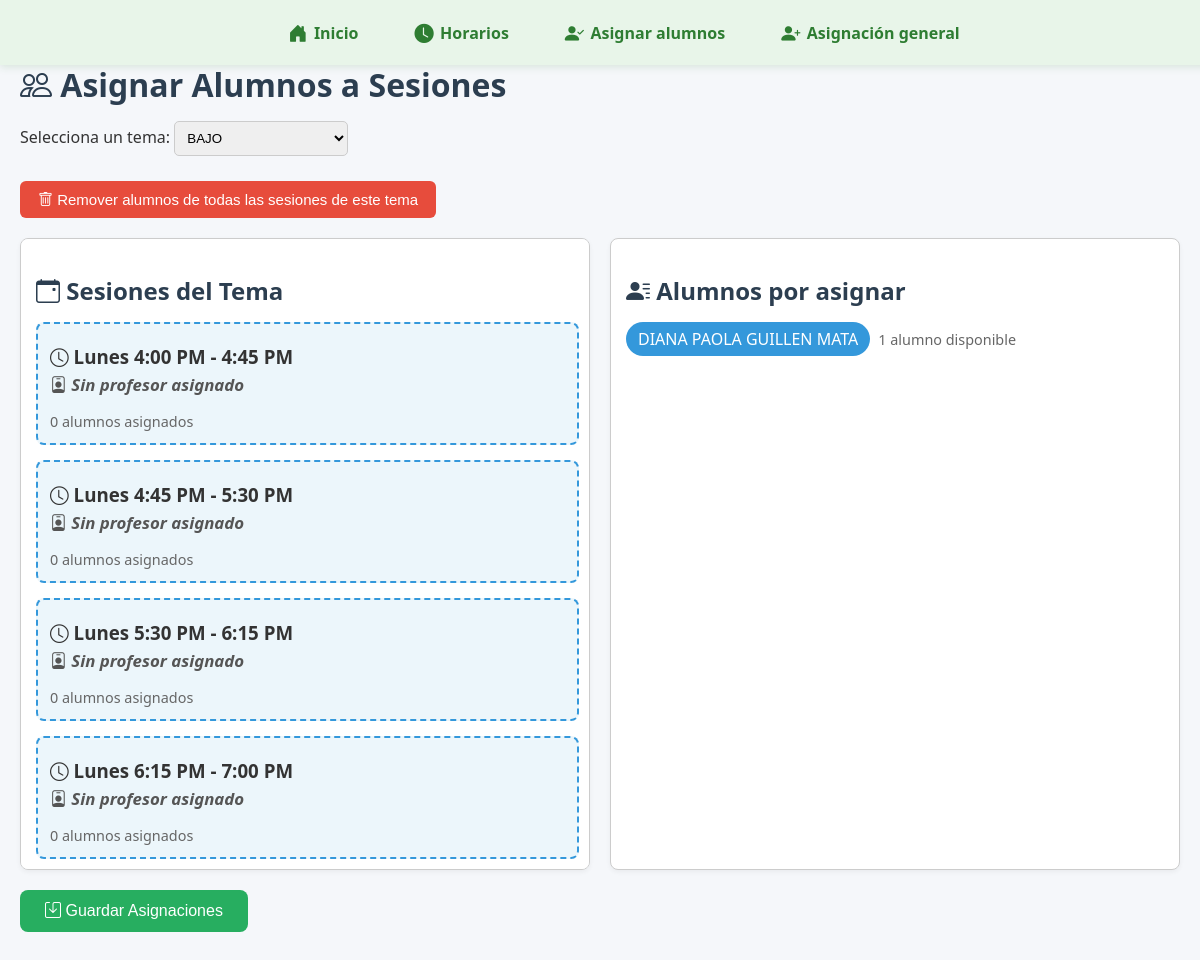
Page /asignar_alumnos_a_sesiones.php on the committed database.
### tables this page shows
CREATE TABLE `horarios` (
  `id` int(11) NOT NULL AUTO_INCREMENT,
  `tema_id` int(11) NOT NULL,
  `dia_semana` enum('Lunes','Martes','Miércoles','Jueves','Viernes','Sábado','Domingo') NOT NULL,
  `hora_inicio` time NOT NULL,
  `hora_fin` time NOT NULL,
  PRIMARY KEY (`id`),
  KEY `tema_id` (`tema_id`),
  KEY `idx_horarios_dia_tema` (`dia_semana`,`tema_id`),
  CONSTRAINT `horarios_ibfk_1` FOREIGN KEY (`tema_id`) REFERENCES `temas` (`id`) ON DELETE CASCADE
);

CREATE TABLE `alumnos` (
  `curp` varchar(18) NOT NULL,
  `nombre` varchar(50) NOT NULL,
  `apellidos` varchar(100) NOT NULL,
  `nombre_tutor` varchar(100) DEFAULT NULL,
  `fecha_nacimiento` date NOT NULL,
  `telefono` varchar(15) DEFAULT NULL,
  `mensualidad` decimal(10,2) NOT NULL DEFAULT 0.00,
  `activo` tinyint(1) DEFAULT 1,
  `fecha_registro` timestamp NOT NULL DEFAULT current_timestamp(),
  PRIMARY KEY (`curp`)
);

### asignar_alumnos_a_sesiones.php (the view, shortened to what this page needs)
<?php
require_once __DIR__ . '/includes/bd.php';
function escape($str)
{
  return htmlspecialchars($str, ENT_QUOTES);
}
$temas = $conexion->query("SELECT id, nombre FROM temas ORDER BY nombre")->fetch_all(MYSQLI_ASSOC);
$tema_id = $_REQUEST['tema_id'] ?? null;
if (!$tema_id && count($temas) > 0) {
  $tema_id = $temas[0]['id'];
}
$stmt = $conexion->prepare("
    SELECT h.id, h.dia_semana, h.hora_inicio, h.hora_fin
    FROM horarios h
    WHERE h.tema_id = ?
    ORDER BY FIELD(h.dia_semana, 'Lunes','Martes','Miércoles','Jueves','Viernes','Sábado','Domingo'), h.hora_inicio
");
$stmt->bind_param('i', $tema_id);
$stmt->execute();
$sesiones = $stmt->get_result()->fetch_all(MYSQLI_ASSOC);
$profesor_por_sesion = [];
$res = $conexion->query("
    SELECT hp.horario_id, p.nombre AS profesor_nombre
    FROM horario_profesores hp
    JOIN profesores p ON hp.profesor_id = p.id
");
while ($row = $res->fetch_assoc()) {
  $horario_id = $row['horario_id'];
  if (!isset($profesor_por_sesion[$horario_id])) {
    $profesor_por_sesion[$horario_id] = [];
  }
  $profesor_por_sesion[$horario_id][] = $row['profesor_nombre'];
}
$stmt = $conexion->prepare("
    SELECT a.curp, CONCAT(a.nombre, ' ', a.apellidos) AS nombre_completo
    FROM alumnos_tema at
    JOIN alumnos a ON at.curp = a.curp
    WHERE at.tema_id = ? AND a.activo = 1
    ORDER BY a.nombre, a.apellidos
");
$stmt->bind_param('i', $tema_id);
$stmt->execute();
$alumnos = $stmt->get_result()->fetch_all(MYSQLI_ASSOC);
$asignados_por_sesion = [];
foreach ($sesiones as $sesion) {
  $asignados = [];
  $asignados_por_sesion[$sesion['id']] = $asignados;
}
?>
<!DOCTYPE html>
<html lang="es">
<head>
  <link rel="stylesheet" href="https://cdn.jsdelivr.net/npm/bootstrap-icons@1.11.1/font/bootstrap-icons.css">
</head>
<?php include 'navbar3.php'; ?>
<body>
  <br>
  <div class="contenedor-principal">
    <h1><i class="bi bi-people"></i> Asignar Alumnos a Sesiones</h1>
    <div class="selector-tema">
      <label for="selector-tema">Selecciona un tema:</label>
      <select id="selector-tema" onchange="location.href='?tema_id='+this.value">
        <?php foreach ($temas as $tema): ?>
          <option value="<?= escape($tema['id']) ?>" <?= $tema['id'] == $tema_id ? 'selected' : '' ?>>
            <?= escape($tema['nombre']) ?>
          </option>
        <?php endforeach; ?>
      </select>
    </div>
    <button type="button" class="btn-desasignar-todo" onclick="desasignarTodos()">
      <i class="bi bi-trash"></i> Remover alumnos de todas las sesiones de este tema
    </button>
    <form method="POST">
      <div class="contenedor-drag-drop">
        <div class="panel">
          <h2><i class="bi bi-calendar-event"></i> Sesiones del Tema</h2>
          <?php if (count($sesiones) === 0): ?>
            <div class="sin-contenido"><i class="bi bi-info-circle"></i> No hay sesiones.</div>
          <?php else: ?>
            <?php foreach ($sesiones as $sesion): ?>
              <div class="sesion">
                <h3>
                  <i class="bi bi-clock"></i>
                  <?= escape($sesion['dia_semana']) ?>
                  <?= date("g:i A", strtotime($sesion['hora_inicio'])) ?> -
                  <?= date("g:i A", strtotime($sesion['hora_fin'])) ?>
                  <div class="profesor-asignado">
                    <i class="bi bi-person-badge"></i>
                    <?php if (!empty($profesor_por_sesion[$sesion['id']])): ?>
                      <?= escape(implode(', ', $profesor_por_sesion[$sesion['id']])) ?>
                    <?php else: ?>
                      <em>Sin profesor asignado</em>
                    <?php endif; ?>
                  </div>
              </div>
            <?php endforeach; ?>
          <?php endif; ?>
        </div>
        <div class="panel">
          <h2><i class="bi bi-person-lines-fill"></i> Alumnos por asignar</h2>
          <div id="alumnos-disponibles">
            <?php
            $curpsAsignados = [];
            foreach ($asignados_por_sesion as $asignados) {
              $curpsAsignados = array_merge($curpsAsignados, $asignados);
            }
            foreach ($alumnos as $alumno):
              if (!in_array($alumno['curp'], $curpsAsignados)):
                ?>
                <div class="alumno-item" draggable="true" data-curp="<?= escape($alumno['curp']) ?>">
                  <?= escape($alumno['nombre_completo']) ?>
                </div>
              <?php endif; endforeach; ?>
          </div>
        </div>
      </div>
      <button type="submit" class="btn-guardar"><i class="bi bi-save"></i> Guardar Asignaciones</button>
    </form>
  </div>
</body>
</html>

### asignar_alumnos_a_sesiones.php (style rules this page uses)
body { font-family: 'Segoe UI', Tahoma, Geneva, Verdana, sans-serif; background: #f5f7fa; color: #333; margin: 0; padding: 20px; }
.contenedor-principal { max-width: 1200px; margin: auto; }
h1, h2 { color: #2c3e50; margin-bottom: 15px; }
h3 { margin: 8px 0; }
.selector-tema { margin-bottom: 25px; }
.selector-tema select { padding: 8px; border-radius: 5px; border: 1px solid #ccc; }
.contenedor-drag-drop { display: flex; gap: 20px; flex-wrap: wrap; }
.panel { flex: 1; min-width: 320px; background: #fff; border: 1px solid #ddd; border-radius: 10px; padding: 15px; box-shadow: 0 2px 5px rgba(0, 0, 0, 0.05); }
.sesion { border: 2px dashed #3498db; border-radius: 8px; padding: 12px; margin-bottom: 15px; background: #ecf6fb; transition: background 0.3s; }
.profesor-asignado { font-size: 0.9em; color: #555; margin-top: 4px; margin-bottom: 8px; }
.alumnos-asignados, #alumnos-disponibles { display: flex; flex-wrap: wrap; gap: 8px; margin-top: 8px; }
.alumno-chip, .alumno-item { background: #3498db; color: white; padding: 6px 12px; border-radius: 20px; cursor: grab; user-select: none; display: flex; align-items: center; transition: background 0.3s; }
.btn-guardar { display: inline-block; margin-top: 20px; padding: 12px 25px; background: #27ae60; color: white; border: none; border-radius: 8px; font-size: 1rem; cursor: pointer; transition: background 0.3s; }
.btn-desasignar-todo { background: #e74c3c; color: #fff; border: none; padding: 10px 18px; font-size: 15px; border-radius: 6px; cursor: pointer; margin-bottom: 20px; transition: background 0.3s; }
.panel { max-height: 600px; overflow-y: auto; padding-right: 10px; border: 1px solid #ccc; border-radius: 8px; }

### rows in the picture
horarios: dia_semana "Lunes", hora_inicio "4:00 PM", hora_fin "4:45 PM", shows "Sin profesor asignado"
horarios: dia_semana "Lunes", hora_inicio "4:45 PM", hora_fin "5:30 PM", shows "Sin profesor asignado"
horarios: dia_semana "Lunes", hora_inicio "5:30 PM", hora_fin "6:15 PM", shows "Sin profesor asignado"
horarios: dia_semana "Lunes", hora_inicio "6:15 PM", hora_fin "7:00 PM", shows "Sin profesor asignado"
alumnos: nombre_completo "DIANA PAOLA GUILLEN MATA"

### other values in the picture
form field value "BAJO"
